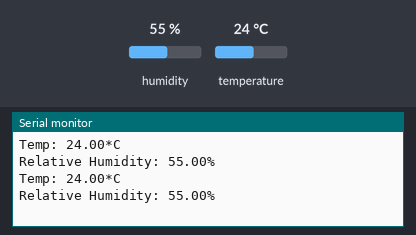
Simulated run of this sketch. Board: ESP8266 (NodeMCU). Shown: the last lines printed to the serial monitor. The test bench sets the inputs (shaded band); at power-on: humidity 55 %, temperature 24 °C.

Above: at 2.8 s.
2.9 s: humidity set to 22 %
At 5.3 s:
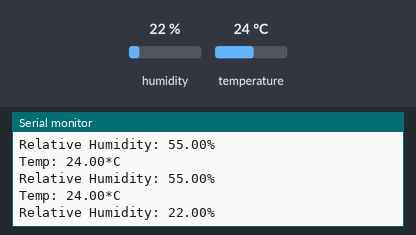
5.6 s: temperature set to 12 °C
At 6.5 s:
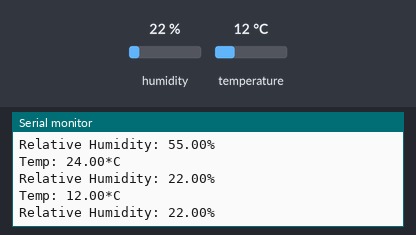
8.3 s: humidity set to 40 %
At 11.2 s:
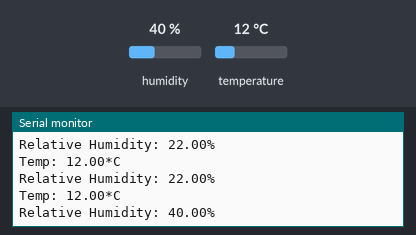
Timing chart, 0 to 12.7 s (numbered marks = the images above; inputs shaded):
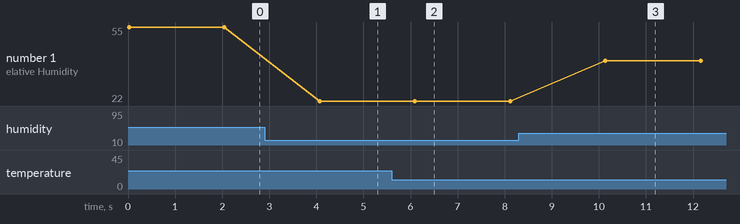

The sketch:

dht.ino
```cpp
#include <dht.h>
#define DHT11_PIN D7
dht DHT11;
void setup(){
  Serial.begin(9600);
}

void loop(){

    DHT11.read11(DHT11_PIN);    //read DHT11 data
    Serial.print("Temp: ");
    Serial.print(DHT11.temperature);  // Print the temperature
    Serial.println("*C");
    Serial.print("Relative Humidity: ");
    Serial.print(DHT11.humidity);     // Print the humidity
    Serial.println("%");
    delay(2000);
}
```

Measured:
- after the input at 2.9 s, the serial monitor: prints a new line after 1.2 s (image 1)
- after the input at 5.6 s, the serial monitor: prints a new line after 0.49 s (image 2)
- after the input at 8.3 s, the serial monitor: prints a new line after 1.8 s (image 3)
- plotted number 1: 55 → 22 after the input at 2.9 s, 22 → 40 after the input at 8.3 s
